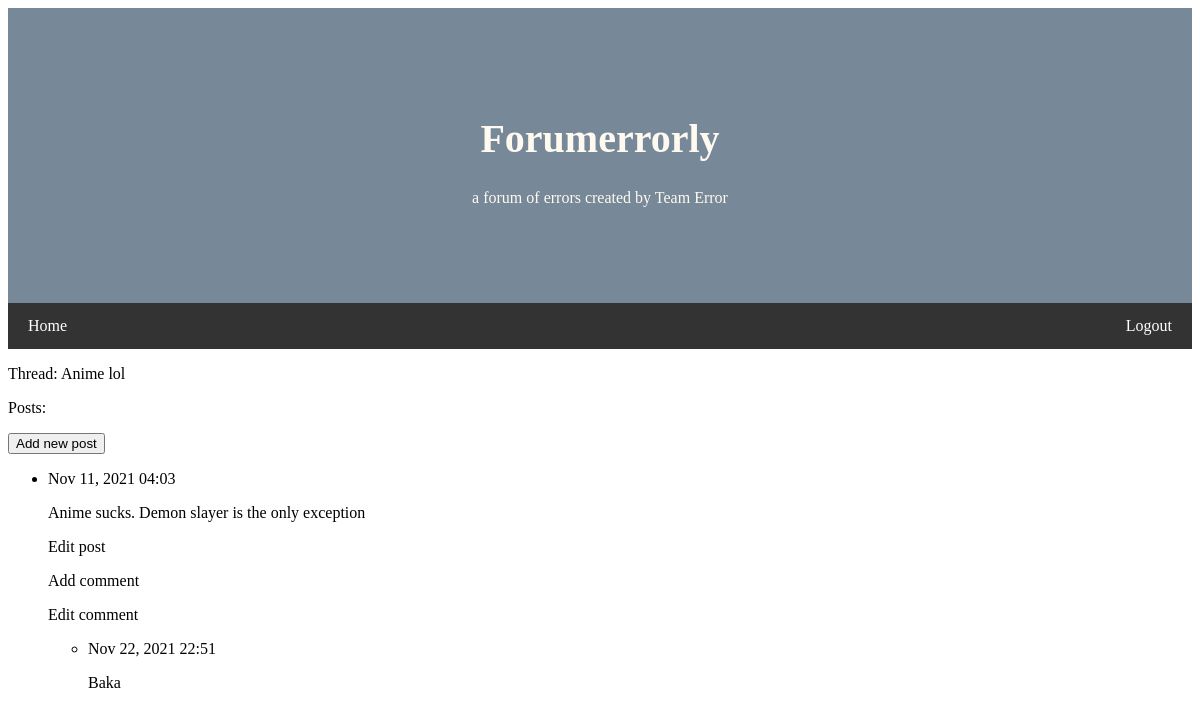
The page /threads/4/ on the database as committed earlier.
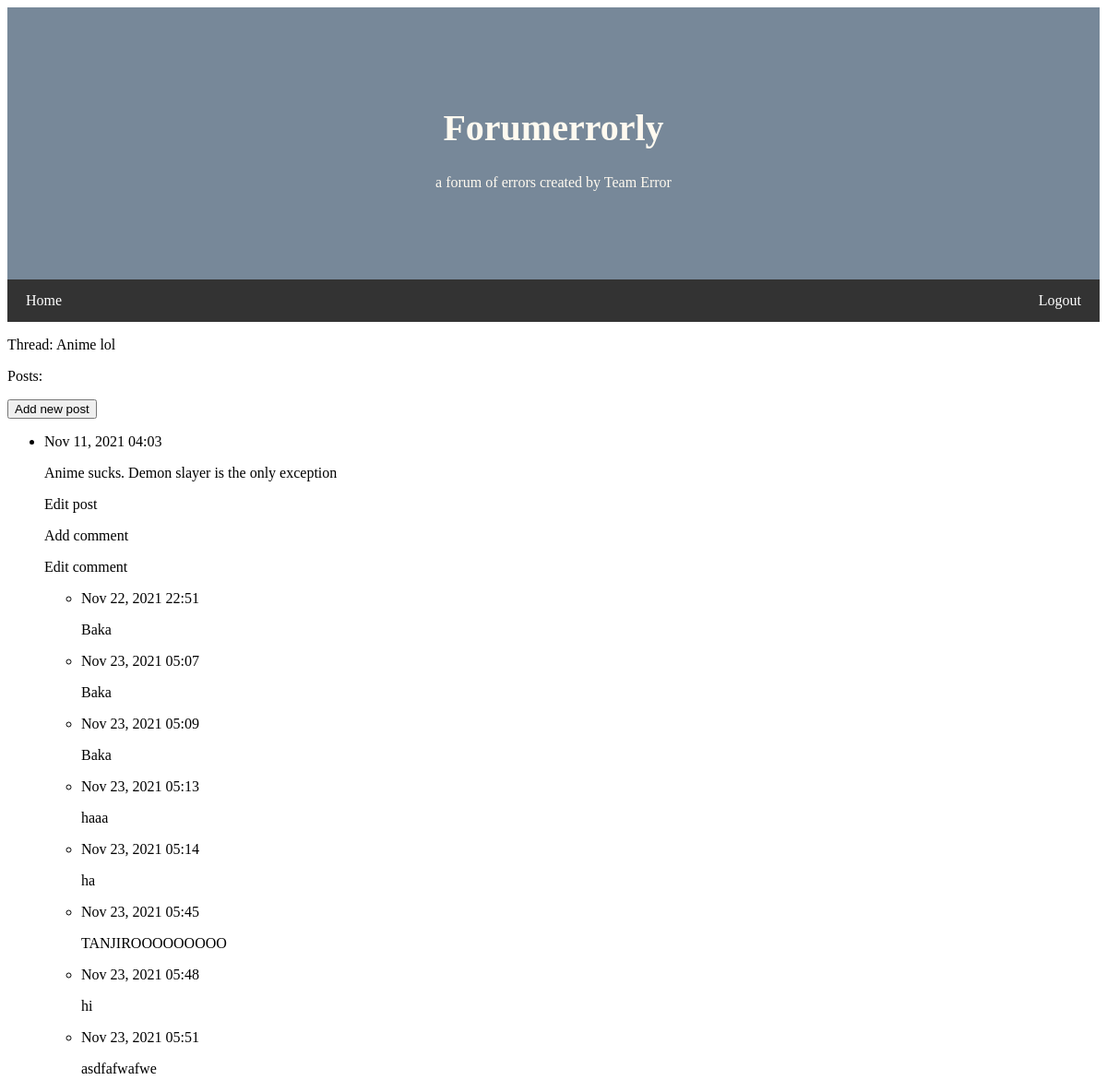
The same page on the database as committed later.
### fe_app/models.py (models this page shows, shortened)
class Post(models.Model):
    thread = models.ForeignKey(Thread, on_delete=models.CASCADE)  # connects post to thread, deletes entire thread
    text = models.TextField()   # no char limit for posts
    date_added = models.DateTimeField(auto_now_add=True)    # shows timestamp for post
    """ May not need this!
    class Meta:
        # Extra information for managing Post model.
    """

class Comment(models.Model):
    post = models.ForeignKey(Post, on_delete=models.CASCADE) # connects comment to post, deletes all comments
    text = models.TextField() # no char limit for comments
    date_added = models.DateTimeField(auto_now_add=True) # shows timestamp for comment

### fe_app/views.py (the view)
# urls.py: path('threads/<int:thread_id>/', views.thread, name='thread'),  # page for a single thread
def thread(request, thread_id):
    thread = Thread.objects.get(id=thread_id)
    posts = thread.post_set.order_by('date_added')  # get all posts under thread (oldest on top)
    context = {'thread': thread, 'posts': posts}
    return render(request, 'fe_app/thread.html', context)

### fe_app/models.py (called while the page is built)
    def __str__(self):
        return self.text

### fe_app/templates/fe_app/thread.html (shortened to what this page needs)
{% extends "fe_app/base.html" %}
{% block content %}
<!DOCTYPE html>
<html>
<head>
    <p>Thread: {{ thread }}</p>
    <p>Posts:</p>
    <p>
        <button><a href="{% url 'fe_app:new_post' thread.id %}">Add new post</a></button>
    </p>
    <ul>
    {% for post in posts %}
        <li>
            <p>{{ post.date_added|date:'M d, Y H:i' }}</p>
            <p>{{ post.text|linebreaks }}</p>
            <p>
                <a href="{% url 'fe_app:edit_post' post.id %}">Edit post</a>
            </p>
            <p>
                <a href="{% url 'fe_app:new_comment' post.id %}">Add comment</a>
            </p>
            <p>
                <a href="{% url 'fe_app:edit_comment' post.id %}">Edit comment</a>
            </p>
            <ul>
            {% for comment in post.comment_set.all %}
                <li>
                    <p>{{ comment.date_added|date:'M d, Y H:i' }}</p>
                    <p>{{ comment.text|linebreaks }}</p>
                </li>
            {% endfor %}
            </ul>
        </li>
    {% empty %}
        <li>No posts for this thread have been created yet. Make a post!</li>
    {% endfor %}
    </ul>
</head>
</html>
{% endblock content %}

Rows that differ between the two databases and show on the page:
added Comment: date_added "Nov 23, 2021 05:07", text "Baka"
added Comment: date_added "Nov 23, 2021 05:09", text "Baka"
added Comment: date_added "Nov 23, 2021 05:13", text "haaa"
added Comment: date_added "Nov 23, 2021 05:14", text "ha"
added Comment: date_added "Nov 23, 2021 05:45", text "TANJIROOOOOOOOO"
added Comment: date_added "Nov 23, 2021 05:48", text "hi"
added Comment: date_added "Nov 23, 2021 05:51", text "asdfafwafwe"
